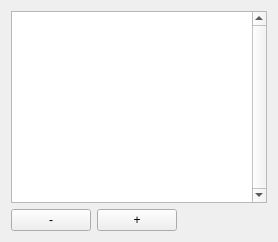
      <widget class="QWidget" name="maintext">
       <attribute name="title">
        <string>BOCOP</string>
       </attribute>
       <layout class="QVBoxLayout" name="verticalLayout_5">
        <item>
         <widget class="QTextBrowser" name="mainTextBrowser">
          <property name="verticalScrollBarPolicy">
           <enum>Qt::ScrollBarAlwaysOn</enum>
          </property>
          <property name="html">
           <string>&lt;!DOCTYPE HTML PUBLIC &quot;-//W3C//DTD HTML 4.0//EN&quot; &quot;http://www.w3.org/TR/REC-html40/strict.dtd&quot;&gt;
&lt;html&gt;&lt;head&gt;&lt;meta name=&quot;qrichtext&quot; content=&quot;1&quot; /&gt;&lt;style type=&quot;text/css&quot;&gt;
p, li { white-space: pre-wrap; }
&lt;/style&gt;&lt;/head&gt;&lt;body style=&quot; font-family:'Noto Sans'; font-size:9pt; font-weight:400; font-style:normal;&quot;&gt;
&lt;p style=&quot; margin-top:0px; margin-bottom:0px; margin-left:0px; margin-right:0px; -qt-block-indent:0; text-indent:0px;&quot;&gt;&lt;span style=&quot; font-family:'Ubuntu'; font-size:11pt;&quot;&gt;&lt;br /&gt;&lt;/span&gt;&lt;/p&gt;&lt;/body&gt;&lt;/html&gt;</string>
          </property>
         </widget>
        </item>
        <item>
         <layout class="QHBoxLayout" name="horizontalLayout_5">
          <item>
           <widget class="QPushButton" name="zoomOutMainTextBrowser_button">
            <property name="text">
             <string>-</string>
            </property>
           </widget>
          </item>
          <item>
           <widget class="QPushButton" name="zoomInMainTextBrowser_button">
            <property name="text">
             <string>+</string>
            </property>
           </widget>
          </item>
          <item>
           <spacer name="horizontalSpacer_2">
            <property name="orientation">
             <enum>Qt::Horizontal</enum>
            </property>
            <property name="sizeHint" stdset="0">
             <size>
              <width>40</width>
              <height>20</height>
             </size>
            </property>
           </spacer>
          </item>
         </layout>
        </item>
       </layout>
      </widget>
